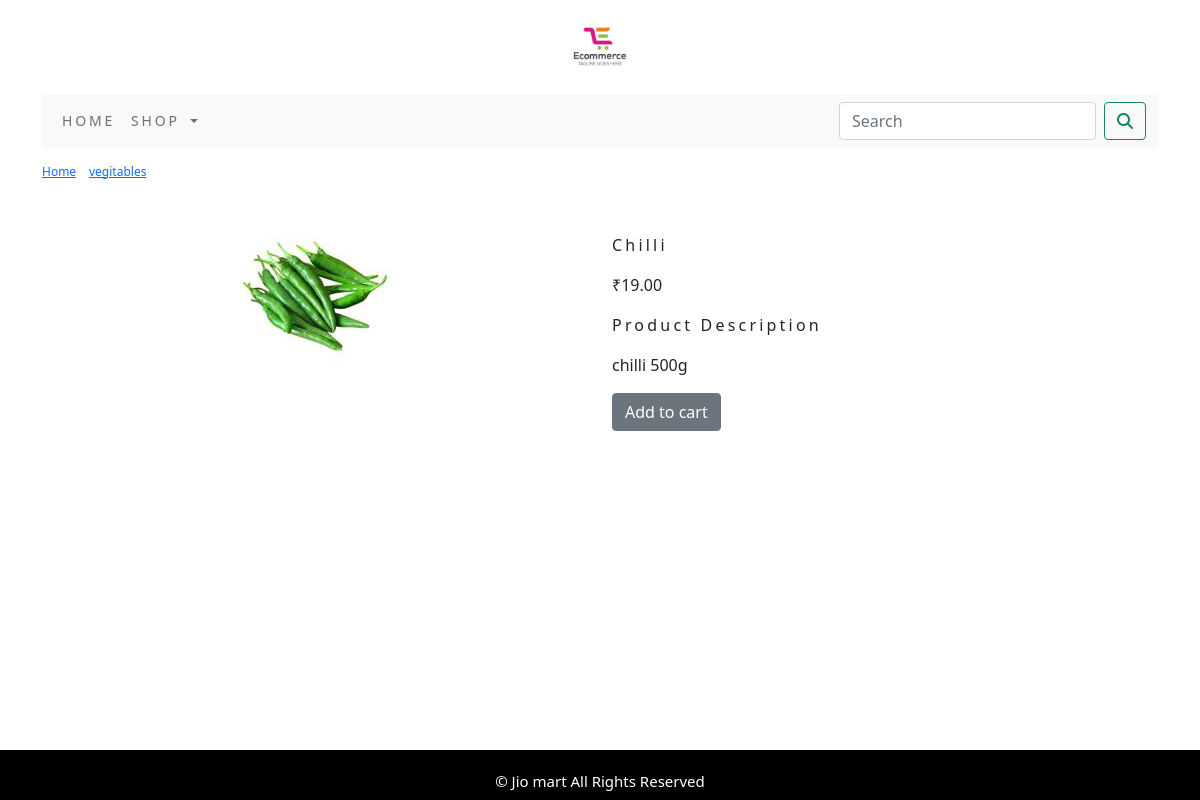
Page /shop/vegitables/chilli/ on the committed database.
### shop/models.py (models this page shows, shortened)
class product(models.Model):
    name=models.CharField(max_length=250,unique=True)
    slug=models.SlugField(max_length=250,unique=True)
    description=models.TextField(blank=True)
    price=models.DecimalField(max_digits=10,decimal_places=2)
    category=models.ForeignKey(category,on_delete=models.CASCADE)
    image=models.ImageField(upload_to='product',blank=True)
    stock=models.IntegerField()
    available=models.BooleanField(default=True)
    created=models.DateTimeField(auto_now_add=True)
    updated=models.DateTimeField(auto_now=True)
    class Meta:
        ordering=('name',)
        verbose_name='product'
        verbose_name_plural='products'

class category(models.Model):
    name=models.CharField(max_length=250,unique=True)
    slug=models.SlugField(max_length=250,unique=True)
    description=models.TextField(blank=True)
    image=models.ImageField(upload_to='category',blank=True)
    class Meta:
        ordering=('name',)
        verbose_name='category'
        verbose_name_plural='categories'
    def get_url(self):
        return reverse('shop:products_by_category',args=[self.slug])
    def __str__(self):
        return '{}'.format(self.name)

### shop/views.py (the view)
# urls.py: path('<slug:c_slug>/<slug:product_slug>/',views.prodetail,name='prodcatdetail'),
def prodetail(request,c_slug,product_slug):
    try:
        products=product.objects.get(category__slug=c_slug,slug=product_slug)
    except Exception as e:
        raise e
    return render(request,'product.html',{'products':products})

### cart/context_processors.py (called while the page is built)
def counter(request):
    item_count=0
    if 'admin' in request.path:
        return {}
    else:
        try:
            cart=Cart.objects.filter(cart_id=_cart_id(request))
            car_items=Cartitem.objects.all().filter(cart=cart[:1])
            for cart_item in car_items:
                item_count += cart_item.quantity
        except Cart.DoesNotExist:
            item_count=0
    return dict(item_count=item_count)

### cart/views.py (called while the page is built)
def _cart_id(request):
    cart=request.session.session_key
    if not cart:
        cart=request.session.create()
    return cart

### shop/context_processors.py (called while the page is built)
def menu_links(request):
    links=category.objects.all()
    return dict(links=links)

### templates/product.html (shortened to what this page needs)
{% extends 'base.html' %}
{% load static %}
{% block content %}
<div class="row my_prod_row_class">
  <div class="mx_auto">
    <p> <a href="{% url 'shop:allprodcat' %}">Home</a> | <a href="{{products.category.get_url}}">{{products.category}}</a> | {{products.name}}</p>
  </div>
    <div class="container">
  <br>
  <div class="row">
    <div class="col-12 col-sm-12 col-md-12 col-lg-6 text-center">
      <div style="min-width:18px;">
        <img src="{{products.image.url}}" alt="{{products.name}}">
      </div>
    </div>
           <div class="col-12 col-sm-12 col-md-12 col-lg-6">
               <div>
               <h1 class="my_prod_title">{{products.name}}</h1>
               <p>₹{{products.price}}</p>
               <p class="my_title">Product Description</p>
               <p class="text-justify my_prod_text">{{products.description}}</p>
                {% if products.stock <= 0 %}
                <p class="text-justify my_prod_text"><b>Out Of Stock</b></p>
                {% else %}
               <a class="btn btn-secondary" href="{% url 'cart:add_cart' products.id %}">Add to cart</a>
               {% endif %}
           </div>
      </div>
  </div>
   </div>
    </div>
    {% endblock %}

### static/css/style.css (style rules this page uses)
.my_title { font-size:16px; text_transform:uppercase; letter-spacing:.2em; }
.my_prod_row_class { padding-top:15px; padding-bottom:20px; }
.my_prod_row_class .mx_auto { color:#fff; font-size:12px; text-decoration:none; }
.my_prod_title { font-size:16px; text_transform:uppercase; letter-spacing:.2em; padding-top:15px; padding-bottom:10px; }
.my_prod_text { padding-right:20px; }

### rows in the picture
product: category "vegitables", image (picture), name "Chilli", price "19.00", description "chilli 500g"
